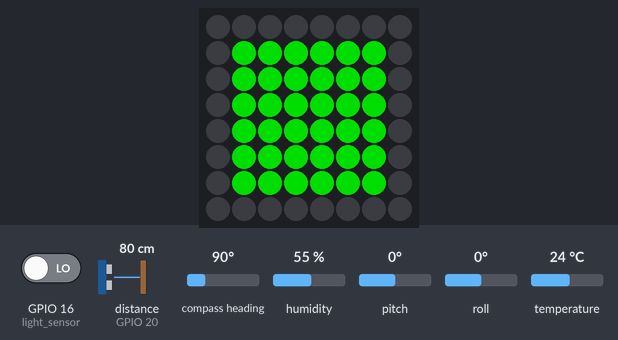
The program below on a simulated Raspberry Pi (BCM pin numbers) with a Sense HAT. On the bench: the Sense HAT's 8×8 RGB LED matrix. The inputs (shaded band) are chosen by the test bench; at power-on: GPIO 16 (light_sensor) LOW, distance to the obstacle (sensor on GPIO 20) 80 cm, compass heading 90°, humidity 55 %, pitch 0°, roll 0°, temperature 24 °C. The echo pulse lasts 58.3 µs per cm; dim RGB values are drawn brighter than linear; no MQTT or app messages arrive unless stated; the Sense HAT reports a negative pitch or roll as 360° plus the angle; what the program prints to the terminal is not drawn.

Above: at 1.3 s.
1.4 s: GPIO 16 (light_sensor) driven HIGH
At 2.5 s:
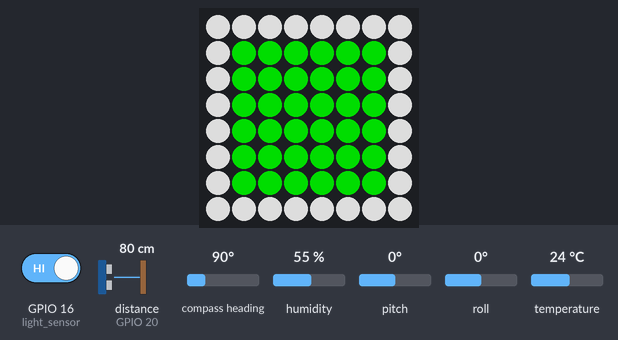
3.0 s: distance to the obstacle (sensor on GPIO 20) set to 12 cm
4.8 s: distance to the obstacle (sensor on GPIO 20) set to 9 cm
At 6.3 s:
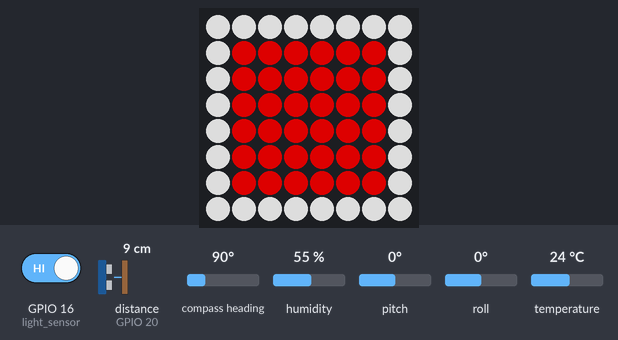
6.7 s: GPIO 16 (light_sensor) driven LOW
At 7.6 s:
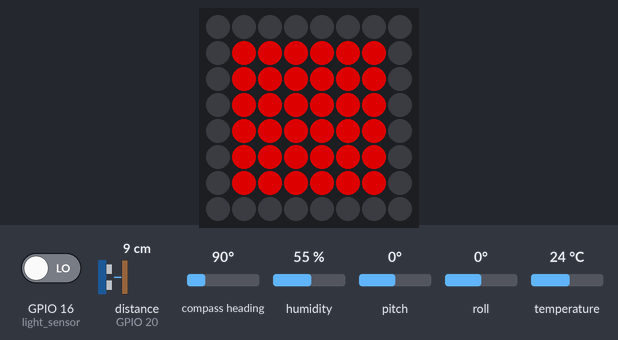
8.3 s: GPIO 16 (light_sensor) driven HIGH
At 8.7 s:
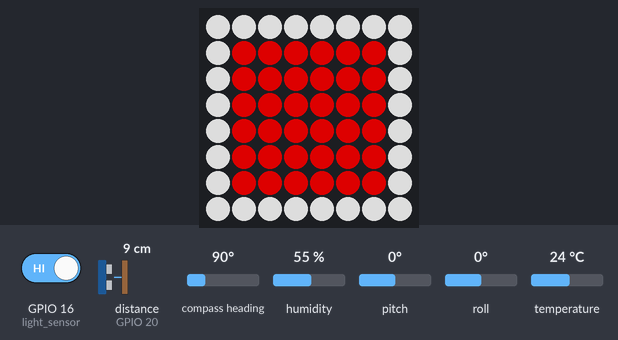
Timing chart, 0 to 11.3 s (numbered marks = the images above; inputs shaded):
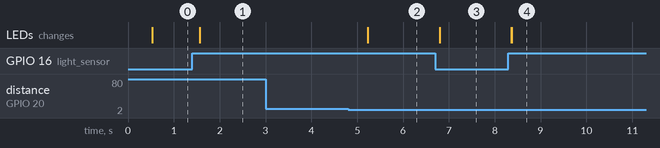

The program:

07_Sensing_MQTT_2_.py
```python
#Node-red에서 데이터 파싱이 어려워 토픽들을 나누어 데이터 전송

from sense_hat import SenseHat
import time
from gpiozero import DistanceSensor
import math
import paho.mqtt.client as mqtt
from gpiozero import DigitalInputDevice

# GPIO 핀 번호 설정
sensor1_trigger = 27
sensor1_echo = 17
sensor2_trigger = 15
sensor2_echo = 14
sensor3_trigger = 21
sensor3_echo = 20
LIGHT_SENSOR_PIN = 16

sense = SenseHat()

# 초음파 센서 객체 생성
#sensor1 = DistanceSensor(echo=sensor1_echo, trigger=sensor1_trigger)
#sensor2 = DistanceSensor(echo=sensor2_echo, trigger=sensor2_trigger)
sensor3 = DistanceSensor(echo=sensor3_echo, trigger=sensor3_trigger)

# 조도 센서 초기화
light_sensor = DigitalInputDevice(LIGHT_SENSOR_PIN)

# LED brightness
red = (155, 0, 0)
green = (0, 155, 0)
white = (155, 155, 155)
out = (0, 0, 0)
angle = 0

# MQTT 설정
mqtt_broker = "192.168.35.143"  # 예: "localhost" 또는 브로커의 올바른 호스트 이름/주소
mqtt_port = 1883
mqtt_topic_heading = "sensor/data/heading"
mqtt_topic_direction = "sensor/data/direction"
mqtt_topic_distance1 = "sensor/data/distance1"
mqtt_topic_distance2 = "sensor/data/distance2"
mqtt_topic_distance3 = "sensor/data/distance3"
mqtt_topic_humidity = "sensor/data/humidity"
mqtt_topic_temperature = "sensor/data/temperature"
mqtt_topic_led1 = "sensor/data/led1"
mqtt_topic_led2 = "sensor/data/led2"
mqtt_topic_led3 = "sensor/data/led3"
mqtt_topic_light = "sensor/data/light"

# MQTT 클라이언트 초기화
client = mqtt.Client()

def get_heading():
    # Get the orientation data
    orientation = sense.get_orientation_degrees()
    pitch = orientation['pitch']
    roll = orientation['roll']
    yaw = orientation['yaw']

    # Print the yaw angle
    #print(f"Pitch: {pitch:.2f} Roll: {roll:.2f} Yaw: {yaw:.2f}")
    return yaw

def on_connect(client, userdata, flags, rc):
    print("Connected with result code " + str(rc))

client.on_connect = on_connect
client.connect(mqtt_broker, mqtt_port, 60)

try:
    while True:
        # 거리 측정
        #distance1 = sensor1.distance * 100  # 거리를 센티미터로 변환
        #distance2 = sensor2.distance * 100
        distance3 = sensor3.distance * 100

        humid = sense.get_humidity()
        temp = sense.get_temperature()
        sensor_value = light_sensor.value

        heading = get_heading()
        if heading < 22.5 or heading >= 337.5:
            direction = "North"
        elif 22.5 <= heading < 67.5:
            direction = "Northeast"
        elif 67.5 <= heading < 112.5:
            direction = "East"
        elif 112.5 <= heading < 157.5:
            direction = "Southeast"
        elif 157.5 <= heading < 202.5:
            direction = "South"
        elif 202.5 <= heading < 247.5:
            direction = "Southwest"
        elif 247.5 <= heading < 292.5:
            direction = "West"
        elif 292.5 <= heading < 337.5:
            direction = "Northwest"

        if distance3 <= 10:
            #client.publish(mqtt_topic_led1,"false")
            #client.publish(mqtt_topic_led2,"false")
            client.publish(mqtt_topic_led3,"false")
            for i in range(8):
                for j in range(8):
                    sense.set_pixel(i,j,red)
                    if(i==0 or j==0 or i==7 or j==7):
                        if light_sensor.value == 1:
                            sense.set_pixel(i,j,white)
                        else:
                            sense.set_pixel(i,j,out)

        else:
            #client.publish(mqtt_topic_led1,"true")
            #client.publish(mqtt_topic_led2,"true")
            client.publish(mqtt_topic_led3,"true")
            for i in range(8):
                for j in range(8):
                    sense.set_pixel(i, j, green)
                    if(i==0 or j==0 or i==7 or j==7):
                        if light_sensor.value == 1:
                            sense.set_pixel(i,j,white)
                        else :
                            sense.set_pixel(i,j,out)

        print(round(heading,2))
        print(f"Direction: {direction}")
        #print("Distance1: {:.2f} cm".format(distance1))
        #print("Distance2: {:.2f} cm".format(distance2))
        print("Distance3: {:.2f} cm".format(round(distance3,2)))
        print("Humidity(%) : ", round(humid,2))
        print("Temperature(oC) :", round(temp - 12,2))

        if light_sensor.value:
            print("빛이 없습니다")
        else:
            print("빛이 있습니다")

        # 센서 데이터 MQTT로 전송
        #payload = {
        #    'heading': round(heading,2),
        #    'direction': direction,
        #    'distance3': round(distance3,2),
        #    'humidity': round(humid,2),
        #    'temperature': round(temp - 12,2)  # 온도 보정
        #}

        client.publish(mqtt_topic_heading, round(heading,2))
        client.publish(mqtt_topic_direction, direction)
        #client.publish(mqtt_topic_distance1, round(distance1,2))
        #client.publish(mqtt_topic_distance2, round(distance2,2))
        client.publish(mqtt_topic_distance3, round(distance3,2))
        client.publish(mqtt_topic_humidity, round(humid,2))
        client.publish(mqtt_topic_temperature, round(temp-12,2))
        client.publish(mqtt_topic_light, light_sensor.value)

        #print(f"Published: {payload}")

        time.sleep(0.5)

except KeyboardInterrupt:
    print("종료")

finally:
    for i in range(8):
        for j in range(8):
            sense.set_pixel(i, j, out)
    #sensor1.close()
    #sensor2.close()
    sensor3.close()
    client.disconnect()
```

Measured:
- the behaviour switches between 11 and 10 cm on distance to the obstacle (sensor on GPIO 20) (found by bisection; images 1 and 2)
- after the input at 1.4 s, the LEDs: change after 0.17 s (image 1)
- after the input at 3.0 s, every drawn part: stays the same
- after the input at 4.8 s, the LEDs: change after 0.43 s (image 2)
- after the input at 6.7 s, the LEDs: change after 0.10 s (image 3)
- after the input at 8.3 s, the LEDs: first change after 0.06 s (image 4 shows a later state)
